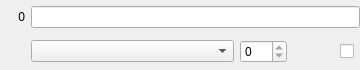
<?xml version="1.0" encoding="UTF-8"?>
<ui version="4.0">
 <class>WidgetSensorForm</class>
 <widget class="QWidget" name="WidgetSensorForm">
  <property name="geometry">
   <rect>
    <x>0</x>
    <y>0</y>
    <width>360</width>
    <height>70</height>
   </rect>
  </property>
  <property name="windowTitle">
   <string>Form</string>
  </property>
  <layout class="QGridLayout" name="gridLayout">
   <property name="leftMargin">
    <number>0</number>
   </property>
   <property name="topMargin">
    <number>0</number>
   </property>
   <property name="rightMargin">
    <number>0</number>
   </property>
   <property name="bottomMargin">
    <number>0</number>
   </property>
   <item row="0" column="0">
    <widget class="QLabel" name="label">
     <property name="minimumSize">
      <size>
       <width>25</width>
       <height>0</height>
      </size>
     </property>
     <property name="text">
      <string>0</string>
     </property>
     <property name="alignment">
      <set>Qt::AlignRight|Qt::AlignTrailing|Qt::AlignVCenter</set>
     </property>
    </widget>
   </item>
   <item row="0" column="1" colspan="4">
    <widget class="QLineEdit" name="lineEdit">
     <property name="sizePolicy">
      <sizepolicy hsizetype="Expanding" vsizetype="Fixed">
       <horstretch>1</horstretch>
       <verstretch>0</verstretch>
      </sizepolicy>
     </property>
    </widget>
   </item>
   <item row="1" column="0">
    <widget class="QLabel" name="label_2">
     <property name="text">
      <string/>
     </property>
     <property name="alignment">
      <set>Qt::AlignRight|Qt::AlignTrailing|Qt::AlignVCenter</set>
     </property>
    </widget>
   </item>
   <item row="1" column="1">
    <widget class="QComboBox" name="comboBox">
     <property name="sizePolicy">
      <sizepolicy hsizetype="Preferred" vsizetype="Fixed">
       <horstretch>10</horstretch>
       <verstretch>0</verstretch>
      </sizepolicy>
     </property>
    </widget>
   </item>
   <item row="1" column="2">
    <widget class="QSpinBox" name="spinBox">
     <property name="readOnly">
      <bool>true</bool>
     </property>
     <property name="maximum">
      <number>127</number>
     </property>
    </widget>
   </item>
   <item row="1" column="3">
    <widget class="color_widgets::ColorSelector" name="ColorSelector">
     <property name="sizePolicy">
      <sizepolicy hsizetype="Preferred" vsizetype="Preferred">
       <horstretch>2</horstretch>
       <verstretch>0</verstretch>
      </sizepolicy>
     </property>
    </widget>
   </item>
   <item row="1" column="4">
    <widget class="QCheckBox" name="bShowGraph">
     <property name="text">
      <string/>
     </property>
    </widget>
   </item>
  </layout>
 </widget>
 <customwidgets>
  <customwidget>
   <class>color_widgets::ColorPreview</class>
   <extends>QWidget</extends>
   <header>color_preview.hpp</header>
  </customwidget>
  <customwidget>
   <class>color_widgets::ColorSelector</class>
   <extends>color_widgets::ColorPreview</extends>
   <header>color_selector.hpp</header>
  </customwidget>
 </customwidgets>
 <resources/>
 <connections/>
</ui>
